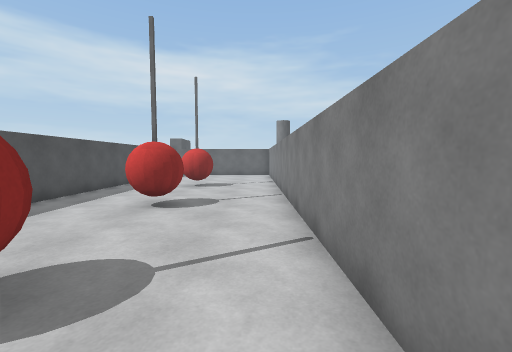
[1] (above)

12 first-person views from a walk through a scene from a Unity 3-D project. The camera is 1.3 m above the floor, tilts 4° down and sees 90° across. The floor is counted in squares, 1 m on a side. Each view is taken from the middle of a square. On the plan, view 1 faces up. The plan holds only what a view shows up to about 13 squares ahead; the rest is blank. The place goes on beyond the plan. The player character is not drawn. Surface patterns are stand-ins for the level's own textures.

[2]
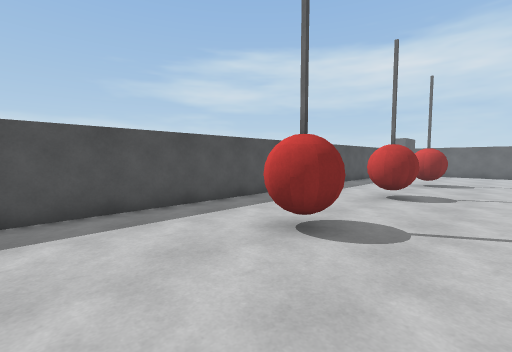

[3]
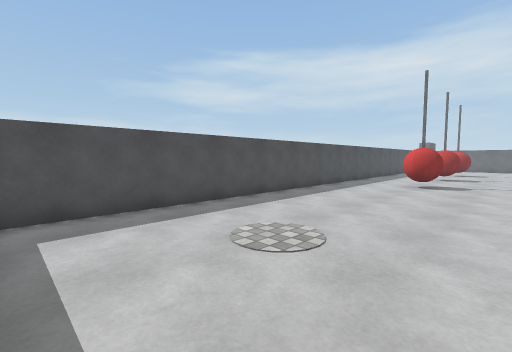

[4]
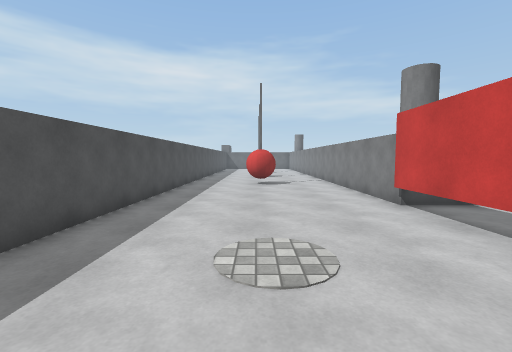

[5]
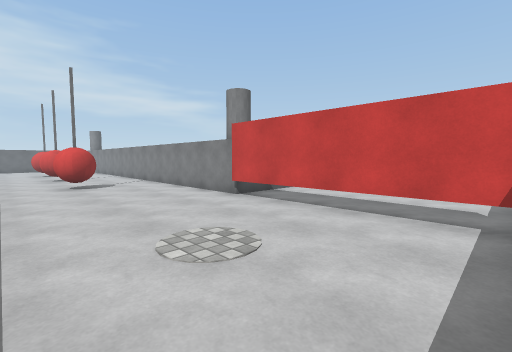

[6]
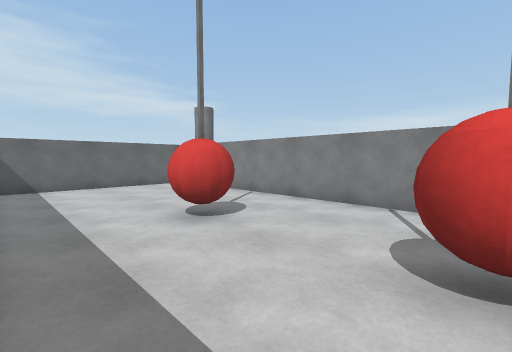

[7]
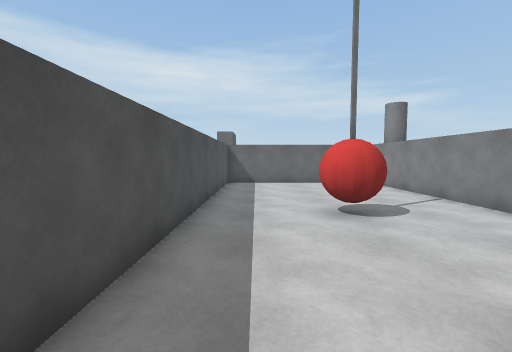

[8]
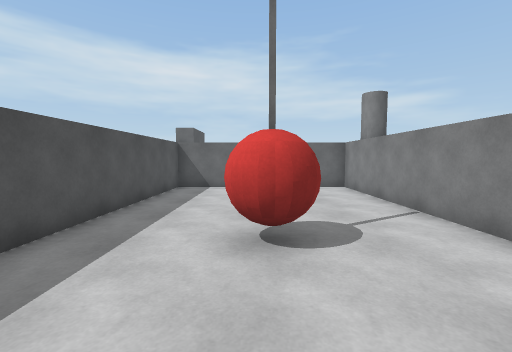

[9]
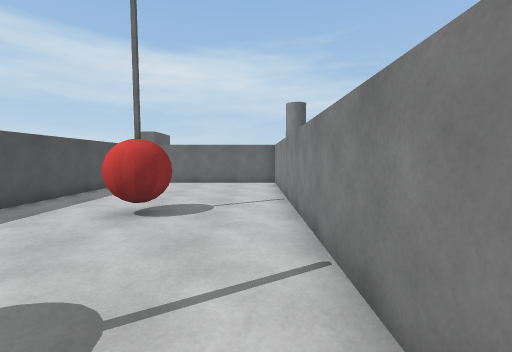

[10]
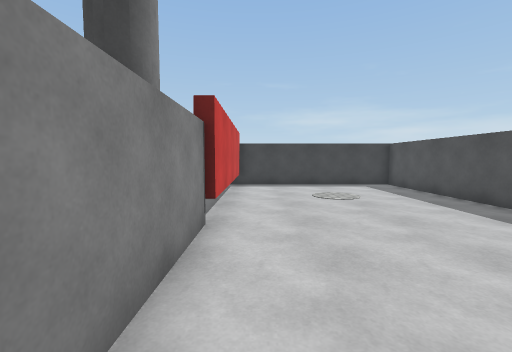

[11]
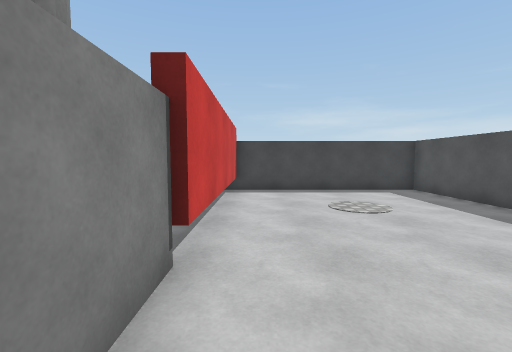

[12]
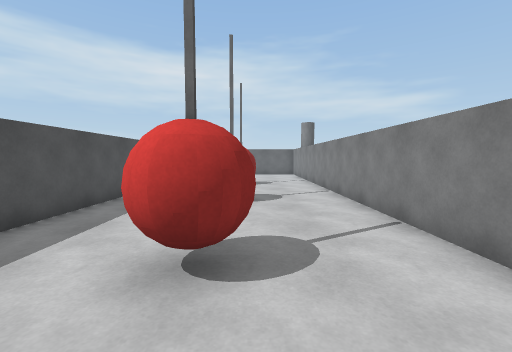

### Floor plan
Points are (right, up) in squares from view 1. A wall is a line through its corners. A room is listed if a view was taken in it or the views show most of it. See-through windows are left out.
Room 1 (views 1, 2, 3, 4, 5, 6, 7, 8, 9, 10, 11, 12)
walls: (1, -4) (1, 19.5) (-6.5, 19.5) (-6.5, -11.5) (0.8, -11.5) (0.8, -4)
objects: other object (-2, 2); other object (-2, 7); other object (-2, 12)

Positions as (right, up) in squares from view 1, and headings:
1: (0, 0), facing up
2: (0, -2), facing up-left
3: (0, -11), facing up-left
4: (-3, -11), facing up
5: (-5, -11), facing up-right
6: (-6, 7), facing up-right
7: (-5, 6), facing up
8: (-3, 8), facing up
9: (0, 6), facing up
10: (0, 1), facing down
11: (0, -1), facing down
12: (-2, -1), facing up
